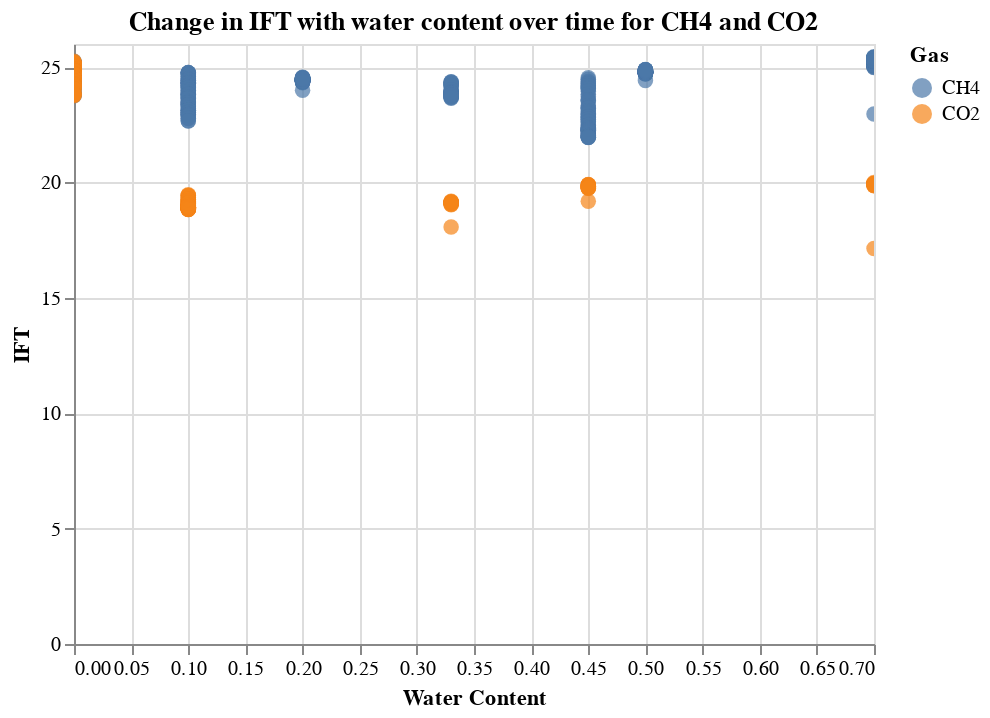

Notebook code for this chart:
### Code cell
alt.Chart(ift_data, title = 'Change in IFT with water content over time for CH4 and CO2').mark_circle(size=60).encode(
    alt.X('Water_content:Q', title = 'Water Content'),
    alt.Y('IFT:Q'),
    alt.Color('Gas:N'),
).interactive()

### Figure 1 — Vega-Lite specification as saved in the notebook (floating-point values rounded to 4 significant figures; data arrays with more than 128 entries replaced by an {"elided": "..."} marker saying what was removed)
{"config": {"view": {"continuousWidth": 400, "continuousHeight": 300}}, "data": {"name": "data-a0586774bb3976d659bde704e9b34d7e"}, "mark": {"type": "circle", "size": 60}, "encoding": {"color": {"type": "nominal", "field": "Gas"}, "x": {"type": "quantitative", "field": "Water_content", "title": "Water Content"}, "y": {"type": "quantitative", "field": "IFT"}}, "selection": {"selector004": {"type": "interval", "bind": "scales", "encodings": ["x", "y"]}}, "title": "Change in IFT with water content over time for CH4 and CO2", "$schema": "https://vega.github.io/schema/vega-lite/v4.8.1.json", "datasets": {"data-a0586774bb3976d659bde704e9b34d7e": {"elided": "561 records"}}}
